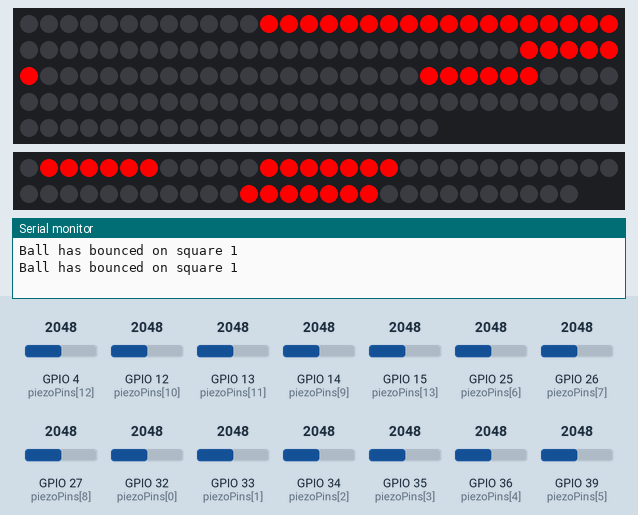
Recording of a sketch running on a simulated ESP32. Shown: 141 RGB LEDs in strip order, left to right, continuing on the next row, 58 RGB LEDs in strip order, left to right, continuing on the next row, the last lines printed to the serial monitor. The inputs (shaded band) are chosen by the test bench; at power-on: GPIO 12 (piezoPins[10]) = 2048, GPIO 26 (piezoPins[7]) = 2048, GPIO 4 (piezoPins[12]) = 2048, GPIO 13 (piezoPins[11]) = 2048, GPIO 14 (piezoPins[9]) = 2048, GPIO 15 (piezoPins[13]) = 2048, GPIO 25 (piezoPins[6]) = 2048, GPIO 27 (piezoPins[8]) = 2048, GPIO 32 (piezoPins[0]) = 2048, GPIO 33 (piezoPins[1]) = 2048, GPIO 34 (piezoPins[2]) = 2048, GPIO 35 (piezoPins[3]) = 2048, GPIO 36 (piezoPins[4]) = 2048, GPIO 39 (piezoPins[5]) = 2048.

Above: at 1.8 s.
1.9 s: GPIO 12 (piezoPins[10]) set to 2866
At 2.4 s:
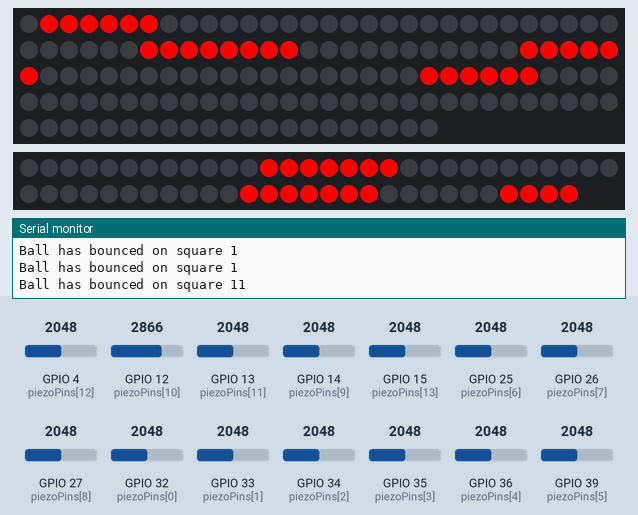
6.0 s: GPIO 26 (piezoPins[7]) set to 2834
7.6 s: GPIO 26 (piezoPins[7]) set to 2912
At 9.0 s:
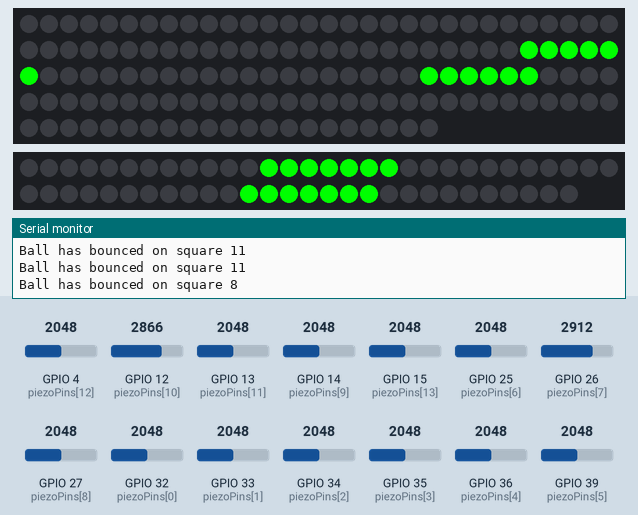
11.7 s: GPIO 4 (piezoPins[12]) set to 2841
13.8 s: GPIO 4 (piezoPins[12]) set to 2973
At 15.1 s:
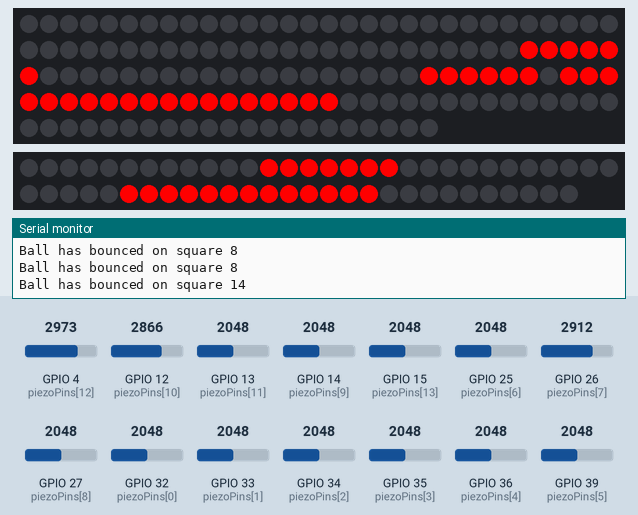
16.8 s: GPIO 13 (piezoPins[11]) set to 3972
At 18.2 s:
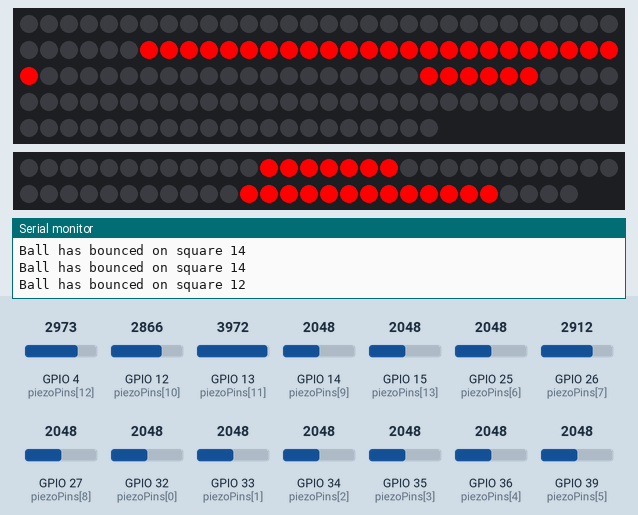
Timing chart, 0 to 19.8 s (numbered marks = the images above; inputs shaded):
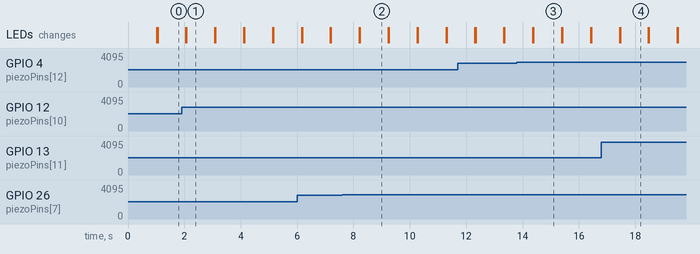

The sketch:

final_code_sensors_pads_leds.ino
```cpp
#include <Adafruit_NeoPixel.h>

#define STRIP_A_PIN 18
#define STRIP_B_PIN 19
#define NUM_LEDS_A 141
#define NUM_LEDS_B 58

Adafruit_NeoPixel stripA(NUM_LEDS_A, STRIP_A_PIN, NEO_GRB + NEO_KHZ800);
Adafruit_NeoPixel stripB(NUM_LEDS_B, STRIP_B_PIN, NEO_GRB + NEO_KHZ800);

const int piezoPins[14] = {
  32, 33, 34, 35, 36,
  39, 25, 26, 27, 14,
  12, 13, 4, 15
};

const int threshold = 1500;

// Format: {A_start1, A_end1, A_start2, A_end2, B_start1, B_end1, B_start2, B_end2}
const int tileToLEDRanges[15][8] = {
  {12, 18, 19, 29, 1, 3, 4, 6},     // Tile 0
  {23, 29, 61, 67, 6, 9, 10, 12},   // Tile 1
  {61, 71, 72, 80, 12, 15, 16, 18}, // Tile 2
  {112, 117, 74, 80, 18, 20, 21, 24}, // Tile 3
  {112, 117, 118, 128, 24, 26, 27, 29}, // Tile 4
  {106, 111, 129, 134, 24, 29, 30, 35}, // Tile 5
  {80, 85, 106, 111, 18, 24, 35, 31}, // Tile 6
  {55, 60, 80, 85, 12, 18, 41, 47}, // Tile 7
  {30, 35, 55, 61, 6, 12, 47, 53}, // Tile 8
  {6, 12, 30, 35, 1, 6, 54, 58},   // Tile 9
  {1, 6, 36, 43, 54, 56, 57, 58},  // Tile 10
  {36, 43, 44, 55, 47, 50, 51, 53}, // Tile 11
  {49, 54, 87, 93, 41, 45, 46, 47}, // Tile 12
  {87, 95, 96, 105, 35, 37, 38, 41}, // Tile 13
  {100, 105, 135, 141, 29, 33, 34, 35}  // Tile 14
};

const int targetTileIndex = 7;  // << Set this manually to the tile you want the bowler to hit (0 to 14)

void setup() {
  Serial.begin(115200);
  for (int i = 0; i < 14; i++) pinMode(piezoPins[i], INPUT);

  stripA.begin(); stripA.show();
  stripB.begin(); stripB.show();

  // Light only the target tile in blue
  clearAllTiles();
  lightUpTile(targetTileIndex, 0, 0, 255);  // Blue
  stripA.show();
  stripB.show();
}

void lightUpRange(Adafruit_NeoPixel &strip, int start, int end, uint32_t color) {
  for (int i = start; i <= end; i++) {
    if (i >= 0 && i < strip.numPixels()) strip.setPixelColor(i, color);
  }
}

void lightUpTile(int tileIndex, uint8_t r, uint8_t g, uint8_t b) {
  if (tileIndex < 0 || tileIndex >= 15) return;
  uint32_t color = stripA.Color(r, g, b);
  lightUpRange(stripA, tileToLEDRanges[tileIndex][0], tileToLEDRanges[tileIndex][1], color);
  lightUpRange(stripA, tileToLEDRanges[tileIndex][2], tileToLEDRanges[tileIndex][3], color);
  lightUpRange(stripB, tileToLEDRanges[tileIndex][4], tileToLEDRanges[tileIndex][5], color);
  lightUpRange(stripB, tileToLEDRanges[tileIndex][6], tileToLEDRanges[tileIndex][7], color);
}

void clearAllTiles() {
  for (int i = 0; i < stripA.numPixels(); i++) stripA.setPixelColor(i, 0, 0, 0);
  for (int i = 0; i < stripB.numPixels(); i++) stripB.setPixelColor(i, 0, 0, 0);
}

void loop() {
  int maxValue = 0, hitIndex = -1;

  for (int i = 0; i < 14; i++) {
    int sensorValue = analogRead(piezoPins[i]);
    if (sensorValue > maxValue) {
      maxValue = sensorValue;
      hitIndex = i;
    }
  }

  if (maxValue > threshold && hitIndex != -1) {
    if (hitIndex == 12 || hitIndex == 13) hitIndex++;  // Adjust for missing index
    int square = hitIndex + 1;
    Serial.print("Ball has bounced on square ");
    Serial.println(square);

    clearAllTiles();

    if (hitIndex == targetTileIndex) {
      lightUpTile(hitIndex, 0, 255, 0);  // Green if hit target
    } else {
      lightUpTile(targetTileIndex, 255, 0, 0); // Red for missed target
      lightUpTile(hitIndex, 255, 0, 0);       // Red for wrong hit
    }

    stripA.show();
    stripB.show();

    delay(1000);  // Show result briefly

    // Reset
    clearAllTiles();
    lightUpTile(targetTileIndex, 0, 0, 255);  // Blue target again
    stripA.show();
    stripB.show();
  }

  delay(10);
}
```

Measured:
- the behaviour switches between 2865 and 2866 on GPIO 26 (piezoPins[7]) (found by bisection; images 1 and 2)
- the behaviour switches between 2912 and 2913 on GPIO 4 (piezoPins[12]) (found by bisection; images 2 and 3)
- after the input at 1.9 s, the LEDs: first differ from a run without the input after 0.17 s (image 1)
- after the input at 7.6 s, the LEDs: first differ from a run without the input after 0.63 s (image 2)
- after the input at 13.8 s, the LEDs: first differ from a run without the input after 0.58 s (image 3)
- after the input at 16.8 s, the LEDs: first differ from a run without the input after 0.66 s (image 4)
- what the display in image 1 shows lasts 1.0 s, from 2.1 s to 3.1 s
